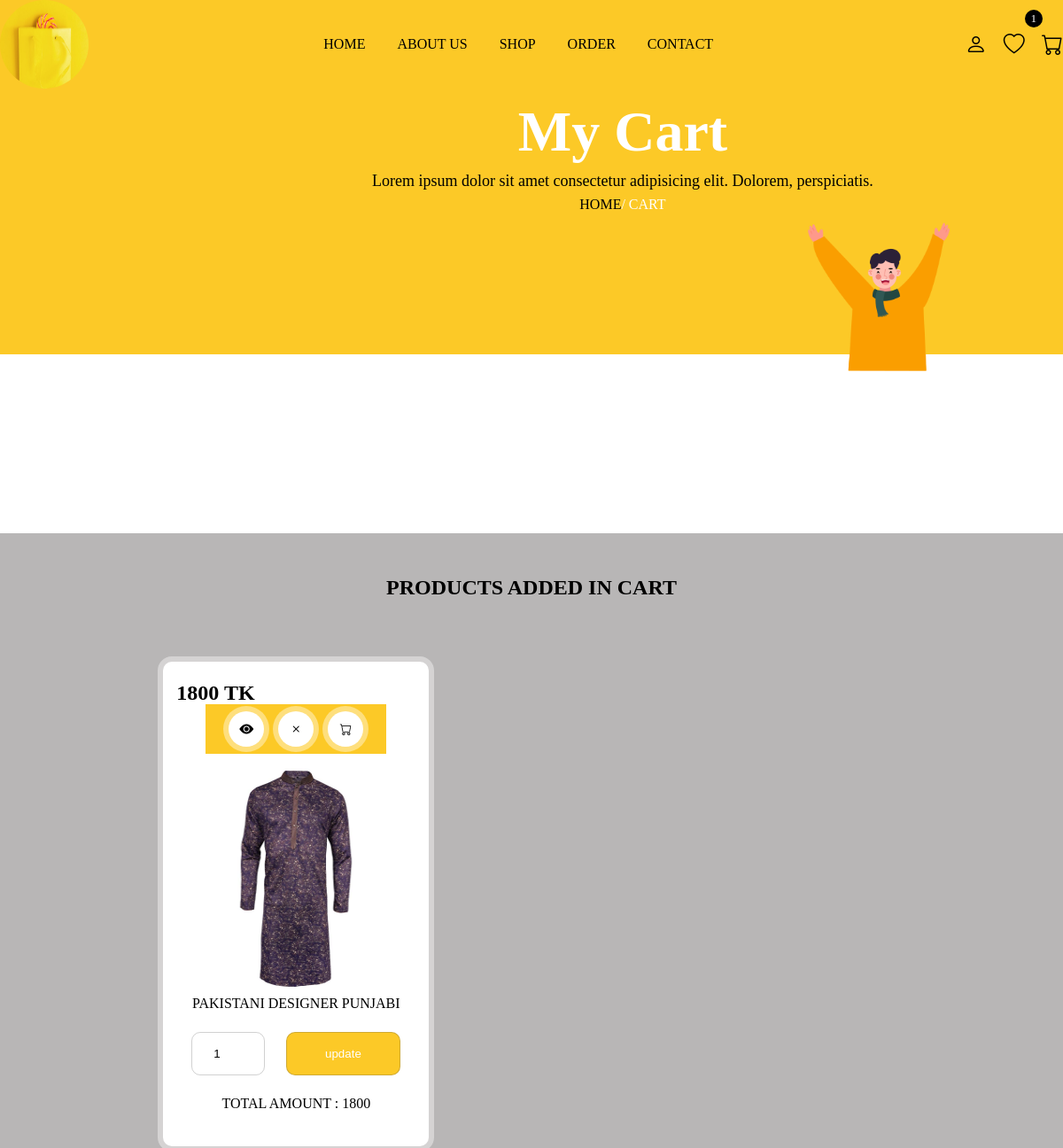
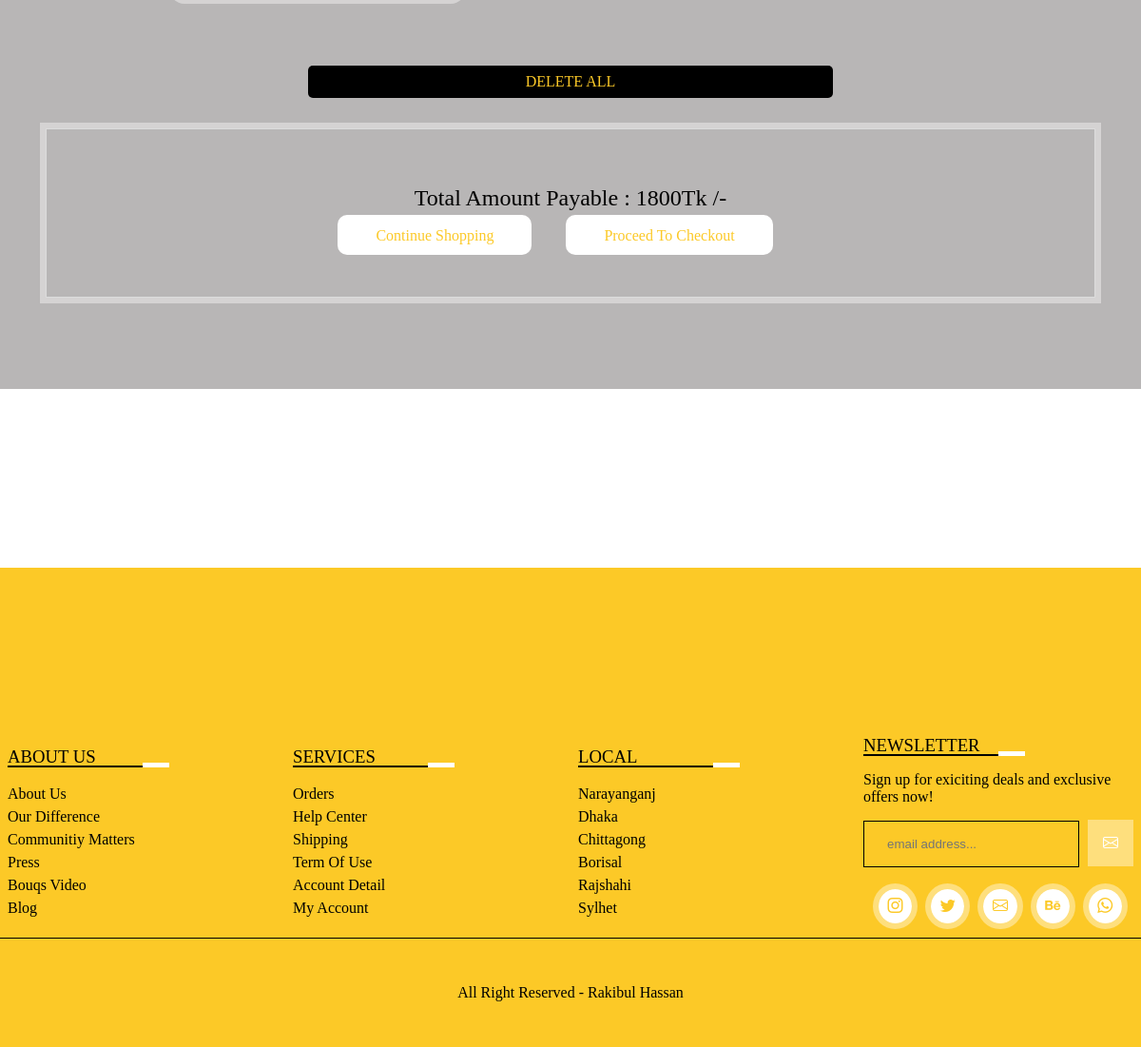
Page /cart.php (signed in) on the committed database (2 pictures, top to bottom).
### tables this page shows
CREATE TABLE `cart` (
  `id` int(255) NOT NULL,
  `user_id` int(255) NOT NULL,
  `pid` int(255) NOT NULL,
  `name` varchar(255) NOT NULL,
  `price` varchar(255) NOT NULL,
  `quantity` varchar(255) NOT NULL,
  `image` varchar(255) NOT NULL
);

### cart.php (the view, shortened to what this page needs)
<?php
    include 'connection.php';
?>
<!DOCTYPE html>
<html lang="en">
<head>
    <link rel="stylesheet" href="https://cdn.jsdelivr.net/npm/bootstrap-icons@1.9.1/font/bootstrap-icons.css">
</head>
<body>
<?php include 'header.php'; ?>
<div class="banner">
      <div class="banner">
        <div class="detail">
                <h1>my cart</h1>
                <p>Lorem ipsum dolor sit amet consectetur adipisicing elit. Dolorem, perspiciatis.</p>
                <a href="index.php">home</a><span>/ cart</span>
            </div>
</div>
<section class="shop">
    <h1 class="title">products added in cart</h1>
        <div class="shop-content">
             <?php
               $grand_total=0;
               $select_cart = mysqli_query($conn,"SELECT * FROM `cart`") or die('query failed');
               if(mysqli_num_rows($select_cart)>0){
                  while($fetch_products=mysqli_fetch_assoc($select_cart)){
              ?>
              <div class="card">
                    <div class="icon">
                       <a href="view_page.php?pid=<?php echo $fetch_products['pid']; ?>" class="bi bi-eye-fill"></a>
                       <a href="cart.php?delete=<?php echo $fetch_products['id']; ?>" class="bi bi-x" onclick="return confirm('do you want to delete this item from your cart')"></a>
                       <button type="submit" name="add_to_cart" class="bi bi-cart"></button>
                   </div>
                   <img src="image/<?php echo $fetch_products['image']; ?>">
                   <div class="price"><?php echo $fetch_products['price']; ?> Tk</div>
                   <div class="name"><?php echo $fetch_products['name']; ?></div>
                   <form method="post">
                     <div class="qty">
                        <input type="number" min="1" name="update_qty" value="<?php echo $fetch_products['quantity']; ?>">
                        <input type="submit" name="update_qty_btn" value="update">
                    </div>
                   </form>
                   <div class="total-amt">
                       Total Amount : <span><?php echo $total_amt=($fetch_products['price']*$fetch_products['quantity']); ?></span>
                   </div>
                  </div>
              <?php
                  $grand_total+=$total_amt;
                 }
                }else{
                   echo '<p class="empty">no products added yet!</p>';
                }
               ?>
        </div>
        <div class="dlt">
        <a href="cart.php?delete_all" class="btn2" onclick="return confirm('do you want to delete all items in your cart')">delete all</a>
        </div>
        <div class="wishlist_total">
             <p>total amount payable : <span><?php echo $grand_total; ?>Tk /-</span></p>
             <a href="shop.php" class="btn">continue shopping</a>
             <a href="checkout.php" class="btn <?php echo ($grand_total)?'':'disabled' ?>">proceed to checkout</a>
            </div>
</section>
<?php include 'footer.php'; ?>
</body>
</html>

### style.css (style rules this page uses)
* { margin: 0; padding: 0; box-sizing: border-box; }
:root { --box-shadow: 0px 0px 0px 6px rgb(255 255 255/40%); --orange: #fcc927; }
a { text-decoration: none; }
.btn { padding: .8rem 2.5em; text-transform: uppercase; background: #fff; color: var(--orange); border-radius: 10px; cursor: pointer; }
.title { text-align: center; margin-bottom: 1rem; }
input,button,textarea, select { outline: none; border: 1px solid #55555544; background: transparent; width: 100%; padding: 1rem 1.5rem; border-radius: 10px; margin: 1rem 0; }
button { cursor: pointer; }
input[type=submit] { cursor: pointer; }
.banner { background: var(--orange); width: 100%; height: 50vh; position: relative; z-index: 1; }
.banner::before { position: absolute; content: ''; bottom: -18%; right: 0; background-image: url('img/14.png'); width: 316px; height: 245px; background-size: 216px; background-repeat: no-repeat; }
.banner .detail { position: absolute; padding: 7rem 0; left: 35%; text-align: center; z-index: 200; }
.banner .detail h1 { font-size: 4rem; color: #fff; text-transform: capitalize; }
.banner .detail p { font-size: 18px; line-height: 2; }
.banner .detail a { text-transform: uppercase; color: #000; }
.banner .detail span { color: #fff; }

### rows in the picture
cart: image (picture), price "1800", name "PAKISTANI DESIGNER PUNJABI", update_qty "1"

### other values in the picture
$wishlist_num_rows "1"
$grand_total "1800"
